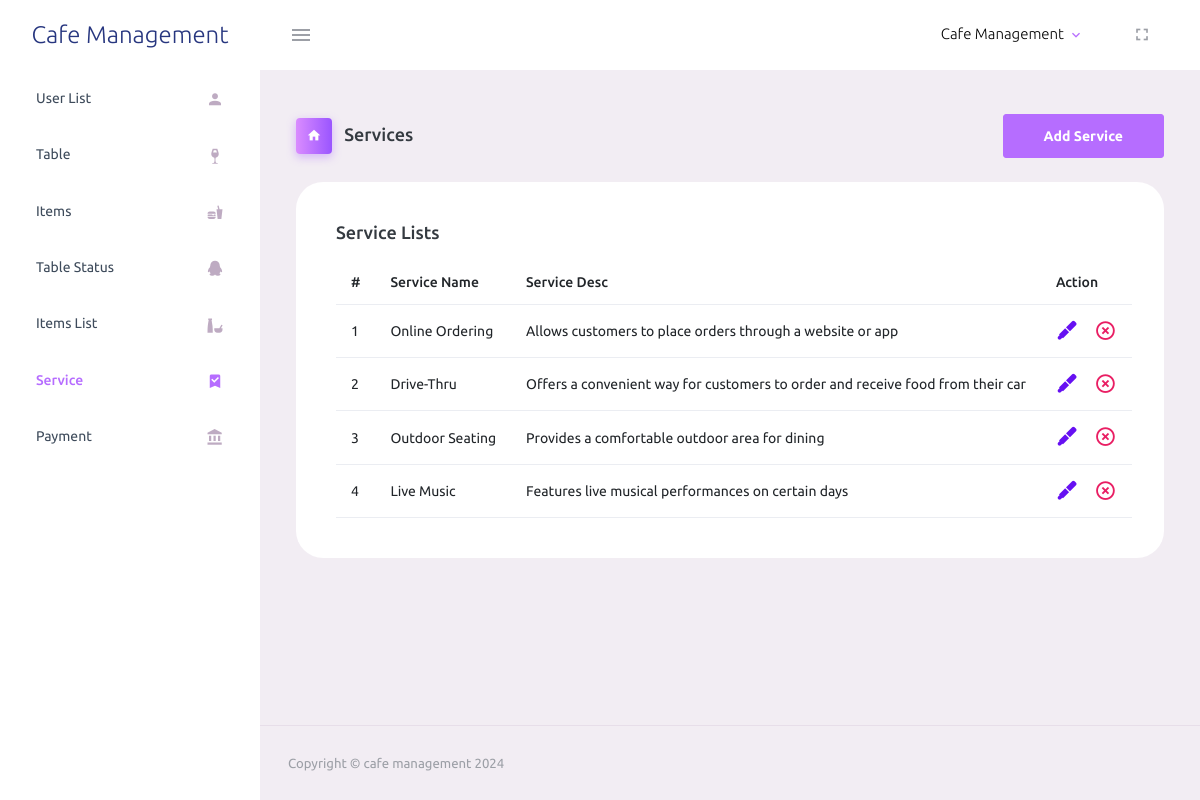
Screenshot of /admin_site/pages/banner.php (signed in) with the database file from the repository.
### tables this page shows
CREATE TABLE `services` (
  `ID` int(11) NOT NULL,
  `service_Name` varchar(255) DEFAULT NULL,
  `service_des` text DEFAULT NULL
);

### admin_site/pages/banner.php (the view, shortened to what this page needs)
<?php
$conn = new mysqli("localhost", "root", "", "cafe_management");
$sql_query_items = "SELECT * FROM services";
$result_items = $conn->query($sql_query_items);
?>
<!DOCTYPE html>
<html lang="en">
<head>
  <link rel="stylesheet" href="../assets/vendors/mdi/css/materialdesignicons.min.css">
  <link rel="stylesheet" href="../assets/vendors/css/vendor.bundle.base.css">
  <link rel="stylesheet" href="../assets/css/style.css">
</head>
<body>
  <div class="container-scroller">
    <nav class="navbar default-layout-navbar col-lg-12 col-12 p-0 fixed-top d-flex flex-row">
      <div class="text-center navbar-brand-wrapper d-flex align-items-center justify-content-center">
        <a class="navbar-brand brand-logo" href="./dashboard.php">Cafe Management</a>
      </div>
      <div class="navbar-menu-wrapper d-flex align-items-stretch">
        <button class="navbar-toggler navbar-toggler align-self-center" type="button" data-toggle="minimize">
          <span class="mdi mdi-menu"></span>
        </button>
        <ul class="navbar-nav navbar-nav-right">
          <li class="nav-item nav-profile dropdown">
            <a class="nav-link dropdown-toggle" id="profileDropdown" href="#" data-bs-toggle="dropdown"
              aria-expanded="false">
              <div class="nav-profile-text">
                <p class="mb-1 text-black">Cafe Management</p>
              </div>
            </a>
          </li>
          <li class="nav-item d-none d-lg-block full-screen-link">
            <a class="nav-link">
              <i class="mdi mdi-fullscreen" id="fullscreen-button"></i>
            </a>
          </li>
        </ul>
      </div>
    </nav>
    <div class="container-fluid page-body-wrapper">
      <nav class="sidebar sidebar-offcanvas" id="sidebar">
        <ul class="nav">
          <li class="nav-item">
            <a class="nav-link" href="./dashboard.php">
              <span class="menu-title">User List</span>
              <i class="mdi mdi-account menu-icon"></i>
            </a>
          </li>
          <li class="nav-item">
            <a class="nav-link" href="./table.php">
              <span class="menu-title">Table</span>
              <i class="mdi mdi-glass-wine menu-icon"></i>
            </a>
          </li>
          <li class="nav-item">
            <a class="nav-link" href="./items.php">
              <span class="menu-title">Items</span>
              <i class="mdi mdi-food menu-icon"></i>
            </a>
          </li>
          <li class="nav-item">
              <a class="nav-link" href="./table_status.php">
                <span class="menu-title">Table Status</span>
                <i class="mdi mdi-qqchat menu-icon"></i>
              </a>
            </li>
            <li class="nav-item">
                        <a class="nav-link" href="./order_list.php">
                            <span class="menu-title">Items List</span>
                            <i class="mdi mdi-food-variant menu-icon"></i>
                        </a>
                    </li>
          <li class="nav-item">
            <a class="nav-link" href="./banner.php">
              <span class="menu-title">Service</span>
              <i class="mdi mdi-bookmark-check menu-icon"></i>
            </a>
          </li>
          <li class="nav-item">
                        <a class="nav-link" href="./payment_list.php">
                            <span class="menu-title">Payment</span>
                            <i class="mdi mdi-bank menu-icon"></i>
                        </a>
                    </li>
        </ul>
      </nav>
      <div class="main-panel">
        <div class="content-wrapper">
          <div class="page-header">
            <h3 class="page-title">
              <span class="page-title-icon bg-gradient-primary text-white me-2">
                <i class="mdi mdi-home"></i>
              </span> Services
            </h3>
            <button type="button" class="btn btn-primary" data-bs-toggle="modal" data-bs-target="#exampleModal">
              Add Service
            </button>
          </div>
          <div class="col-lg-12 grid-margin stretch-card">
            <div class="card">
              <div class="card-body">
                <h4 class="card-title">Service Lists</h4>
                <table class="table table-hover">
                  <thead>
                    <tr>
                      <th>#</th>
                      <th>Service Name</th>
                      <th>Service Desc</th>
                      <th>Action</th>
                    </tr>
                  </thead>
                  <tbody>
                    <?php
                    if ($result_items->num_rows > 0) {
                      $counter = 1;
                      while ($row = $result_items->fetch_assoc()) {
                        $service_Name = $row["service_Name"];
                        $service_des = $row["service_des"];
                        $startId = $counter
                        ?>
                        <tr>
                          <td>
                            <?php echo $startId; ?>
                          </td>
                          <td>
                            <?php echo $service_Name; ?>
                          </td>
                          <td>
                            <?php echo $service_des; ?>
                          </td>
                          <td>
                            <div class="d-flex flex-row gap-3 icon">
                              <i data-bs-toggle="modal" data-bs-target="#editModal"
                                class="edit edit_btn mdi mdi-grease-pencil" onclick="editButton({
                                     id: '<?php echo $row['ID']; ?>',
                                     service_name: '<?php echo $row['service_Name']; ?>',
                                     service_desc: '<?php echo $row['service_des']; ?>'
                                  })"></i>
                              <i id="primary" class="delete mdi mdi-close-circle-outline" onclick="deleteButton({
                                     id: '<?php echo $row['ID']; ?>',
                                     service_name: '<?php echo $row['service_Name']; ?>',
                                     service_desc: '<?php echo $row['service_des']; ?>'
                                  })">
                              </i>
                            </div>
                          </td>
                        </tr>
                      </tbody>
                      <?php
                                                      $counter++;
                      }
                    } else {
                      echo "No items found in the database.";
                    }
                    ?>
                </table>
              </div>
            </div>
          </div>
        </div>
        <footer class="footer">
          <div class="container-fluid d-flex justify-content-between">
            <span class="text-muted d-block text-center text-sm-start d-sm-inline-block">Copyright © cafe management
              2024
            </span>
          </div>
        </footer>
      </div>
    </div>
  </div>
</body>
</html>

### rows the page displays
services: startId "1", service_Name "Online Ordering", service_des "Allows customers to place orders through a website or app"
services: startId "2", service_Name "Drive-Thru", service_des "Offers a convenient way for customers to order and receive food from their car"
services: startId "3", service_Name "Outdoor Seating", service_des "Provides a comfortable outdoor area for dining"
services: startId "4", service_Name "Live Music", service_des "Features live musical performances on certain days"
